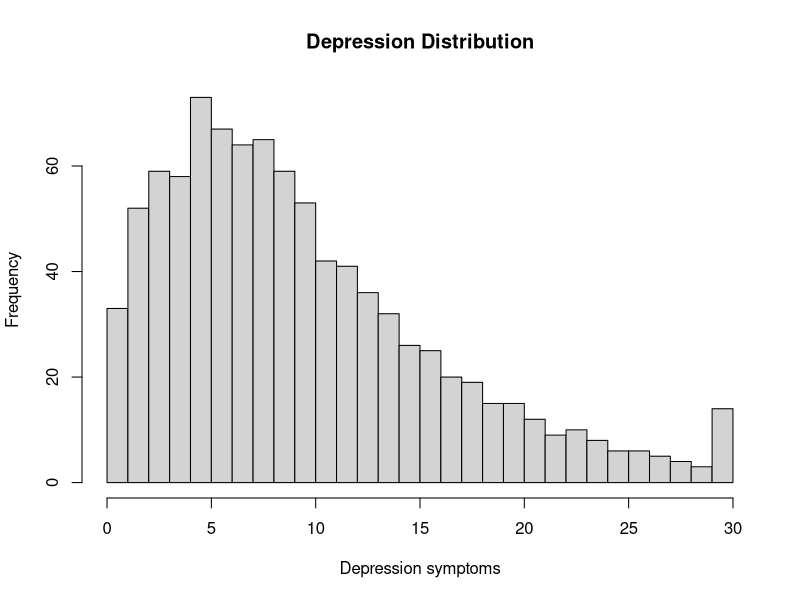
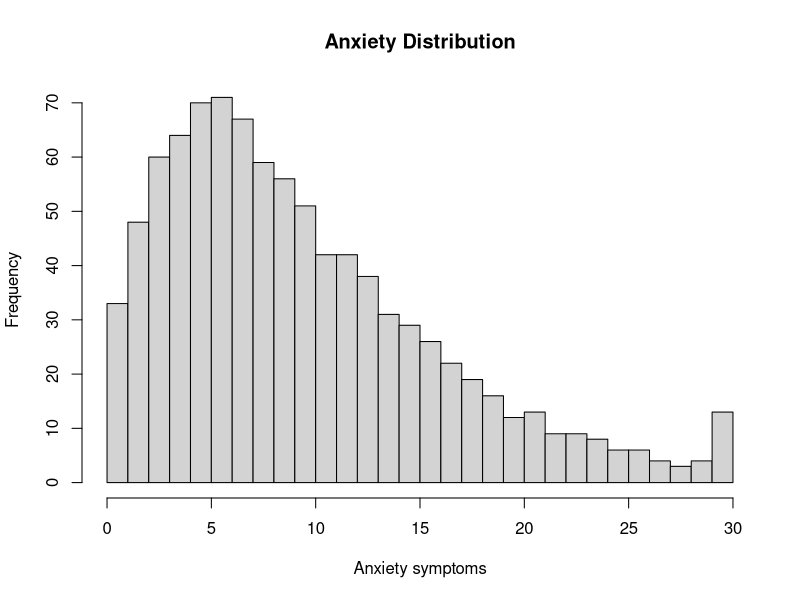
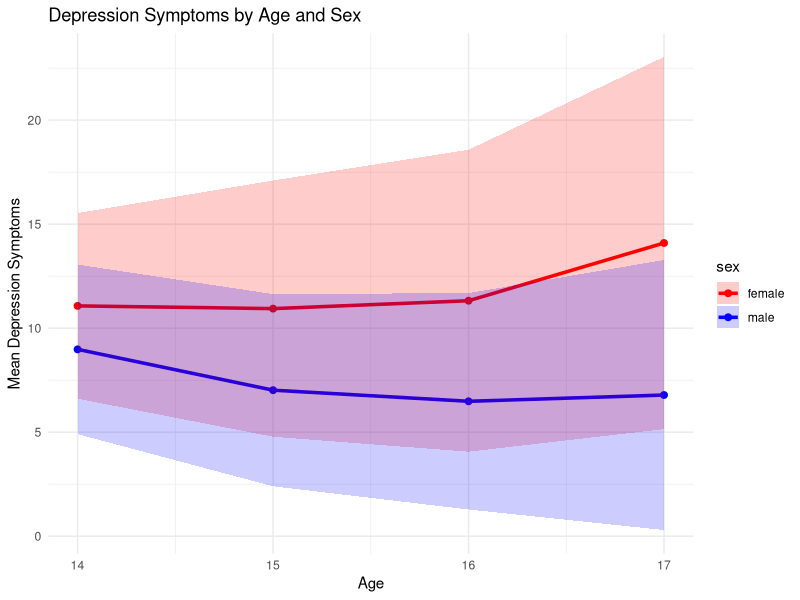
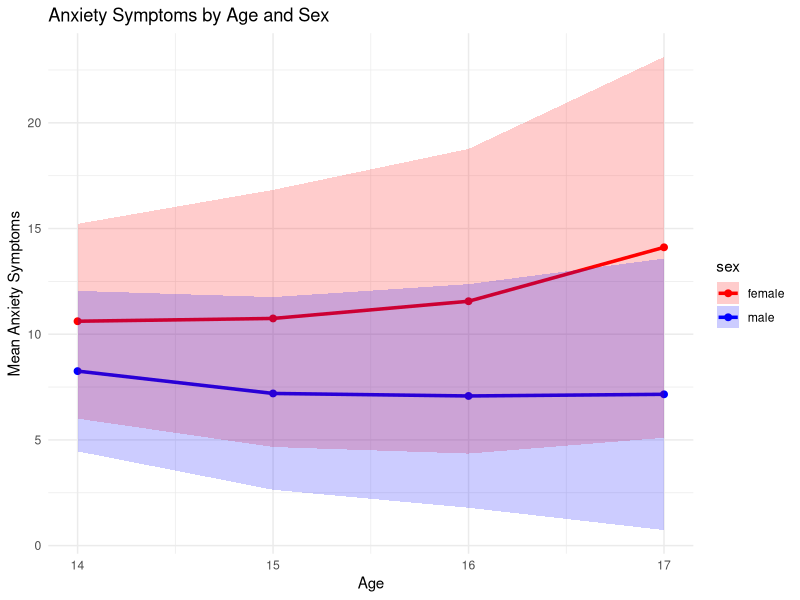

The R source for these figures, in order:
## ---- chunk 1
library("MASS")
library("psych")
library("tidyverse")
library("lme4")
library("lmerTest")
## ---- chunk 2
set.seed(52242)

# -----------------------------
# 1. Settings
# -----------------------------
N <- 250
timepoints <- 1:4
ages <- 14:17
n_time <- length(ages)

# Participant-level info
id <- 1:N
sexMale <- rbinom(N, 1, 0.5)  # 0=female, 1=male

df <- expand.grid(ID = id, timepoint = timepoints) |>
  arrange(ID, timepoint) |>
  mutate(sexMale = rep(sexMale, each = n_time))

df$age <- NA
df$age[which(df$timepoint == 1)] <- 14
df$age[which(df$timepoint == 2)] <- 15
df$age[which(df$timepoint == 3)] <- 16
df$age[which(df$timepoint == 4)] <- 17

# -----------------------------
# 2. Random intercepts (person-level)
# -----------------------------
# Correlated latent traits: depression, anxiety, sleep, SES
Sigma_u <- matrix(c(
  6.0, 3.0, -0.5, -0.3,
  3.0, 6.0, -0.4, -0.3,
 -0.5,-0.4, 1.0, 0.5,
 -0.3,-0.3, 0.5, 1.0
), nrow=4, byrow=TRUE)

u <- mvrnorm(N, mu=c(0,0,0,0), Sigma=Sigma_u)
colnames(u) <- c("u_dep","u_anx","u_sleep","u_ses")
df <- df |>
  left_join(data.frame(ID=id, u_dep=u[,1], u_anx=u[,2], u_sleep=u[,3], u_ses=u[,4]), by="ID")

# -----------------------------
# 3. Time-varying residuals
# -----------------------------
Sigma_e <- matrix(c(
  2.0, 1.0, -0.3, -0.2,
  1.0, 2.0, -0.2, -0.2,
 -0.3,-0.2, 0.5, 0.3,
 -0.2,-0.2, 0.3, 0.5
), nrow=4, byrow=TRUE)

res <- lapply(1:N, function(i){
  mvrnorm(n_time, mu=c(0,0,0,0), Sigma=Sigma_e)
})
res <- do.call(rbind, res)
colnames(res) <- c("e_dep","e_anx","e_sleep","e_ses")
df <- bind_cols(df, as.data.frame(res))

# -----------------------------
# 4. Fixed effects
# -----------------------------
beta_age_dep <- 1.0
beta_age_anx <- 0.8
beta_sex_dep <- -2
beta_sex_anx <- -2
beta_age_sex_dep <- -0.4
beta_age_sex_anx <- -0.3
beta_ses_dep <- -0.5
beta_ses_anx <- -0.5
beta_sleep_dep <- -0.3
beta_sleep_anx <- -0.2

# -----------------------------
# 5. Compute SES (z-scored)
# -----------------------------
df$ses_cont <- df$u_ses + df$e_ses
df$ses <- as.numeric(scale(df$ses_cont))

# -----------------------------
# 6. Compute Sleep (5-10 hrs)
# -----------------------------
df$sleep_cont <- df$u_sleep + df$e_sleep
df$sleep <- pmin(pmax(8 + df$sleep_cont, 5), 10)

# -----------------------------
# 7. Latent depression & anxiety with cross-lagged structure
# -----------------------------

# Sort correctly
df <- df |> arrange(ID, age)

# Parameters for temporal dynamics
phi_dep <- 0.50   # autoregressive depression
phi_anx <- 0.50   # autoregressive anxiety

cl_anx_to_dep <- 0.35  # anxiety -> later depression (stronger)
cl_dep_to_anx <- 0.10  # depression -> later anxiety (weaker)

# Initialize latent variables
df$depression_latent <- NA
df$anxiety_latent    <- NA

for (i in unique(df$ID)) {

  idx <- which(df$ID == i)

  for (t in seq_along(idx)) {

    row <- idx[t]

    # Baseline (age 14)
    if (t == 1) {

      df$depression_latent[row] <-
        df$u_dep[row] +
        beta_sex_dep * df$sexMale[row] +
        beta_ses_dep * df$ses[row] +
        beta_sleep_dep * df$sleep[row] +
        df$e_dep[row]

      df$anxiety_latent[row] <-
        df$u_anx[row] +
        beta_sex_anx * df$sexMale[row] +
        beta_ses_anx * df$ses[row] +
        beta_sleep_anx * df$sleep[row] +
        df$e_anx[row]

    } else {

      prev <- idx[t - 1]

      df$depression_latent[row] <-
        df$u_dep[row] +
        phi_dep * df$depression_latent[prev] +
        cl_anx_to_dep * df$anxiety_latent[prev] +
        (beta_age_dep + beta_age_sex_dep * df$sexMale[row]) * (df$age[row] - 14) +
        beta_sex_dep * df$sexMale[row] +
        beta_ses_dep * df$ses[row] +
        beta_sleep_dep * df$sleep[row] +
        df$e_dep[row]

      df$anxiety_latent[row] <-
        df$u_anx[row] +
        phi_anx * df$anxiety_latent[prev] +
        cl_dep_to_anx * df$depression_latent[prev] +
        (beta_age_anx + beta_age_sex_anx * df$sexMale[row]) * (df$age[row] - 14) +
        beta_sex_anx * df$sexMale[row] +
        beta_ses_anx * df$ses[row] +
        beta_sleep_anx * df$sleep[row] +
        df$e_anx[row]
    }
  }
}

# -----------------------------
# 8. Transform to skewed counts (preserve ordering & skew)
# -----------------------------

df <- df |>
  mutate(
    dep_rank = rank(depression_latent, ties.method = "average") / (n() + 1),
    anx_rank = rank(anxiety_latent,    ties.method = "average") / (n() + 1),

    depression = round(pmin(qgamma(dep_rank, shape = 2, scale = 5), 30)),
    anxiety    = round(pmin(qgamma(anx_rank, shape = 2, scale = 5), 30))
  ) |>
  select(-dep_rank, -anx_rank)

# -----------------------------
# 9. Introduce attrition
# -----------------------------
df <- df |>
  mutate(
    p_dropout = case_when(
      age == 14 ~ 0.00,
      age == 15 ~ 0.05,
      age == 16 ~ 0.10,
      age == 17 ~ 0.15
    ),
    dropout = rbinom(n(), 1, p_dropout)
  ) |>
  mutate(
    ses        = ifelse(dropout == 1, NA, ses),
    sleep      = ifelse(dropout == 1, NA, sleep),
    depression = ifelse(dropout == 1, NA, depression),
    anxiety    = ifelse(dropout == 1, NA, anxiety)
  ) |>
  select(-p_dropout, -dropout)

# -----------------------------
# 10. Factorize sex for plotting
# -----------------------------
df$sex <- NA
df$sex[which(df$sexMale == 0)] <- "female"
df$sex[which(df$sexMale == 1)] <- "male"

df$sexEffectCode <- NA
df$sexEffectCode[which(df$sexMale == 0)] <- -1 # female
df$sexEffectCode[which(df$sexMale == 1)] <- 1 # male

# -----------------------------
# 11. Final dataset
# -----------------------------
df <- df |>
  select(ID, timepoint, age, sex, sexMale, sexEffectCode, ses, sleep, depression, anxiety)
## ---- chunk 3
describe(df)

cor(
  x = df |> select(depression, anxiety, sleep, ses),
  use = "pairwise.complete.obs")

head(df)

summary(lmer(
  depression ~ lag(anxiety) + lag(depression) + age + sex + (1|ID),
  data = df))

summary(lmer(
  anxiety ~ lag(depression) + lag(anxiety) + age + sex + (1|ID),
  data = df))
## ---- chunk 4
hist(
  df$depression,
  breaks = 30,
  main = "Depression Distribution",
  xlab = "Depression symptoms")
## ---- chunk 5
hist(
  df$anxiety,
  breaks = 30,
  main = "Anxiety Distribution",
  xlab = "Anxiety symptoms")
## ---- chunk 6
# --- Summarize mean + SD by age and sex ---
df_summary <- df |>
  group_by(age, sex) |>
  summarize(
    mean_dep = mean(depression, na.rm=TRUE),
    sd_dep   = sd(depression, na.rm=TRUE),
    mean_anx = mean(anxiety, na.rm=TRUE),
    sd_anx   = sd(anxiety, na.rm=TRUE),
    n        = n(),
    .groups = "drop"
  )

# --- Plot Depression by Age and Sex ---
ggplot(df_summary, aes(x=age, y=mean_dep, color=sex)) +
  geom_line(linewidth=1.2) +
  geom_point(size=2) +
  geom_ribbon(aes(ymin=mean_dep-sd_dep, ymax=mean_dep+sd_dep, fill=sex), alpha=0.2, color=NA) +
  labs(title="Depression Symptoms by Age and Sex",
       x="Age", y="Mean Depression Symptoms") +
  theme_minimal() +
  scale_color_manual(values=c("female"="red", "male"="blue")) +
  scale_fill_manual(values=c("female"="red", "male"="blue"))

# --- Plot Anxiety by Age and Sex ---
ggplot(df_summary, aes(x=age, y=mean_anx, color=sex)) +
  geom_line(linewidth=1.2) +
  geom_point(size=2) +
  geom_ribbon(aes(ymin=mean_anx-sd_anx, ymax=mean_anx+sd_anx, fill=sex), alpha=0.2, color=NA) +
  labs(title="Anxiety Symptoms by Age and Sex",
       x="Age", y="Mean Anxiety Symptoms") +
  theme_minimal() +
  scale_color_manual(values=c("female"="red", "male"="blue")) +
  scale_fill_manual(values=c("female"="red", "male"="blue"))
